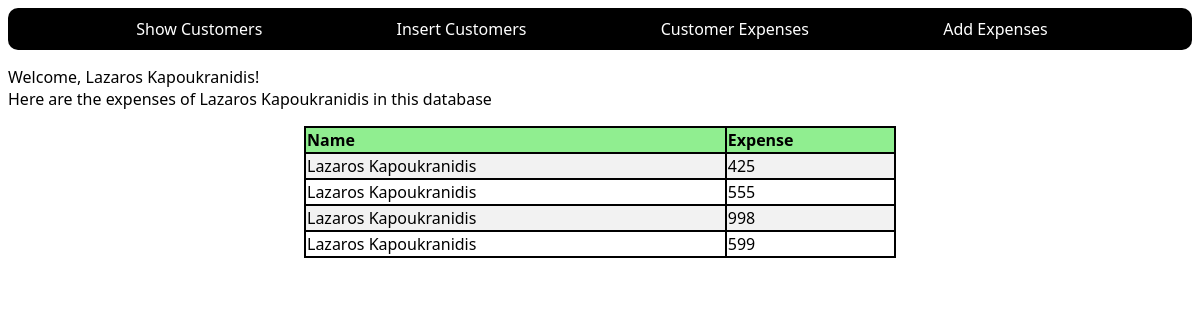
/customerExpenses.php?name=Lazaros Kapoukranidis, run on the app's committed database.
### tables this page shows
CREATE TABLE CUSTOMER_FINANCES
(NAME           TEXT    NOT NULL,
EXPENSES            INT     NOT NULL);

### customerExpenses.php (the view, shortened to what this page needs)
<!DOCTYPE html>
<html lang="en">
<head>
    <link rel="stylesheet" href="CSS/newCustomer.css">
</head>
<body>
<div class="container">
            <li><a href="dashboard.php">Show Customers</a></li>
            <li><a href="newCustomer.php">Insert Customers</a></li>
            <li><a href="expenses.php">Customer Expenses</a></li>
            <li><a href="addExpenses.php">Add Expenses</a></li>
    </div>
</body>
</html>
<?php
$db = new Welcome();
$variable = $_GET['name'];
$sql = "SELECT * FROM `CUSTOMER_FINANCES` WHERE `NAME` LIKE '%{$variable}%'";
$result = $db->query($sql);
echo "Welcome, " . $_GET['name'] . "!\n";
echo "Here are the expenses of " . $_GET['name'] . " in this database";
echo "<table>
<tr>
<th>Name</th>
<th>Expense</th>";
while ($row = $result->fetchArray(SQLITE3_ASSOC)) {
    echo "<tr>";
    echo "<td>" . $row['NAME'] . "</td>" ."\n";
    echo "<td>" . $row['EXPENSES'] . "</td>"  ."\n";
    echo "</tr>";
}
echo "</table>";
?>

### CSS/newCustomer.css (style rules this page uses)
html { font-family: "Segoe UI", Tahoma, Geneva, Verdana, sans-serif; }
body { background-image: url("https://freefrontend.com/assets/img/css-triangle-backgrounds/2-triangles-background.png"); background-repeat: no-repeat; }
.container { display: flex; list-style-type: none; background: black; color: white; justify-content: space-evenly; padding: 10px; margin-bottom: 1rem; border-radius: 10px; }
li a { padding-right: 1rem; color: white; text-decoration: none; }

### customerExpenses.php (style rules this page uses)
body { background-image:none; }
table { border: 2px solid black; width: 50%; margin: 1rem auto; border-collapse: collapse; }
th { text-align: left; background: lightgreen; }
table, th, td { border: 2px solid; }
tr:nth-child(even) { background-color: #f2f2f2; }

### data on the page
customer_finances: NAME "Lazaros Kapoukranidis", EXPENSES "425"
customer_finances: NAME "Lazaros Kapoukranidis", EXPENSES "555"
customer_finances: NAME "Lazaros Kapoukranidis", EXPENSES "998"
customer_finances: NAME "Lazaros Kapoukranidis", EXPENSES "599"

### other printed values
$_GET['name'] "Lazaros Kapoukranidis"
